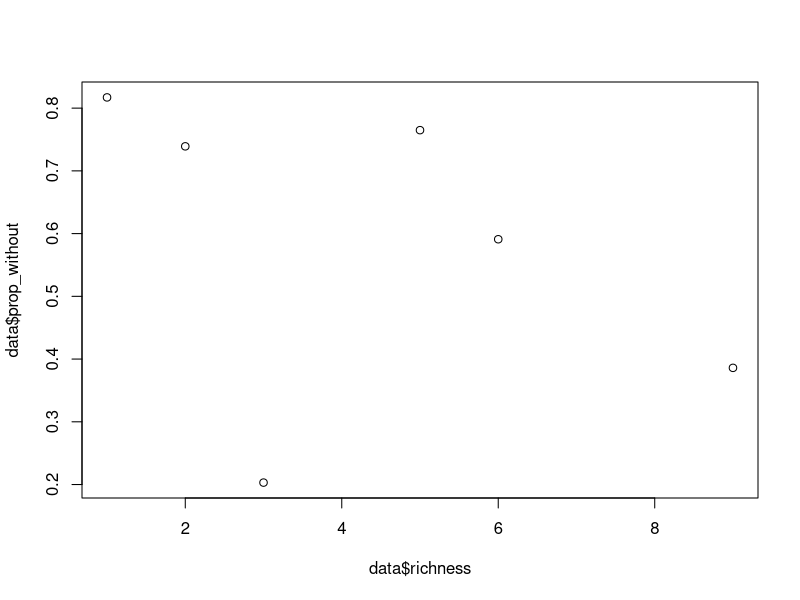

The R source for this figure:
data <- data.frame(richness=c(2,9,6,3,1,5), 
                   prop_without=c(.7391,.3860,.5910,.2031,.8171,.7649))

plot(data$richness, data$prop_without)

lm_data <- lm(prop_without ~ richness, data=data)
summary(lm_data)
